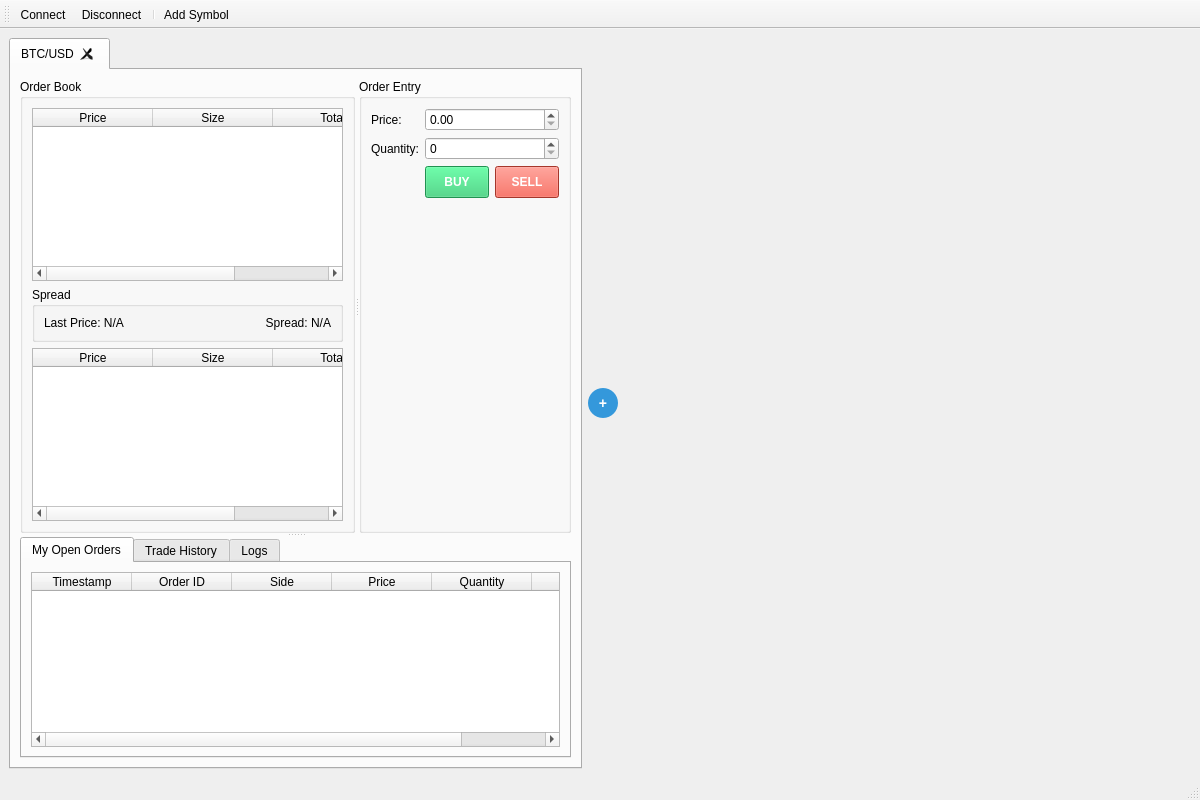
<?xml version="1.0" encoding="UTF-8"?>
<ui version="4.0">
    <class>MainWindow</class>
    <widget class="QMainWindow" name="MainWindow">
        <property name="geometry">
            <rect>
                <x>0</x>
                <y>0</y>
                <width>1200</width>
                <height>800</height>
            </rect>
        </property>
        <property name="windowTitle">
            <string>Trading Terminal</string>
        </property>
        <widget class="QWidget" name="centralwidget">
            <layout class="QHBoxLayout" name="horizontalLayout">
                <item>
                    <layout class="QVBoxLayout" name="mainVerticalLayout">
                        <item>
                            <layout class="QHBoxLayout" name="tabControlLayout">
                                <item>
                                    <widget class="QTabWidget" name="symbolTabs">
                                        <property name="currentIndex">
                                            <number>0</number>
                                        </property>
                                        <property name="tabsClosable">
                                            <bool>true</bool>
                                        </property>
                                        <property name="movable">
                                            <bool>true</bool>
                                        </property>
                                        <widget class="QWidget" name="btcTab">
                                            <attribute name="title">
                                                <string>BTC/USD</string>
                                            </attribute>
                                            <layout class="QVBoxLayout" name="verticalLayout_2">
                                                <item>
                                                    <widget class="QSplitter" name="mainSplitter">
                                                        <property name="orientation">
                                                            <enum>Qt::Vertical</enum>
                                                        </property>
                                                        <widget class="QSplitter" name="topSplitter">
                                                            <property name="orientation">
                                                                <enum>Qt::Horizontal</enum>
                                                            </property>
                                                            <widget class="QGroupBox" name="orderBookGroup">
                                                                <property name="title">
                                                                    <string>Order Book</string>
                                                                </property>
                                                                <layout class="QVBoxLayout" name="verticalLayout">
                                                                    <item>
                                                                        <widget class="QTableWidget" name="asksTable">
                                                                            <property name="styleSheet">
                                                                                <string notr="true">QTableWidget { color: #e74c3c; }</string>
                                                                            </property>
                                                                            <attribute name="horizontalHeaderDefaultSectionSize">
                                                                                <number>120</number>
                                                                            </attribute>
                                                                            <column>
                                                                                <property name="text">
                                                                                    <string>Price</string>
                                                                                </property>
                                                                            </column>
                                                                            <column>
                                                                                <property name="text">
                                                                                    <string>Size</string>
                                                                                </property>
                                                                            </column>
                                                                            <column>
                                                                                <property name="text">
                                                                                    <string>Total</string>
                                                                                </property>
                                                                            </column>
                                                                        </widget>
                                                                    </item>
                                                                    <item>
                                                                        <widget class="QGroupBox" name="spreadGroup">
                                                                            <property name="title">
                                                                                <string>Spread</string>
                                                                            </property>
                                                                            <layout class="QHBoxLayout" name="horizontalLayout_3">
                                                                                <item>
                                                                                    <widget class="QLabel" name="lastPriceLabel">
                                                                                        <property name="text">
                                                                                            <string>Last Price: N/A</string>
                                                                                        </property>
                                                                                    </widget>
                                                                                </item>
                                                                                <item>
                                                                                    <widget class="QLabel" name="spreadLabel">
                                                                                        <property name="text">
                                                                                            <string>Spread: N/A</string>
                                                                                        </property>
                                                                                        <property name="alignment">
                                                                                            <set>Qt::AlignRight|Qt::AlignTrailing|Qt::AlignVCenter</set>
                                                                                        </property>
                                                                                    </widget>
                                                                                </item>
                                                                            </layout>
                                                                        </widget>
                                                                    </item>
                                                                    <item>
                                                                        <widget class="QTableWidget" name="bidsTable">
                                                                            <property name="styleSheet">
                                                                                <string notr="true">QTableWidget { color: #2ecc71; }</string>
                                                                            </property>
                                                                            <attribute name="horizontalHeaderDefaultSectionSize">
                                                                                <number>120</number>
                                                                            </attribute>
                                                                            <column>
                                                                                <property name="text">
                                                                                    <string>Price</string>
                                                                                </property>
                                                                            </column>
                                                                            <column>
                                                                                <property name="text">
                                                                                    <string>Size</string>
                                                                                </property>
                                                                            </column>
                                                                            <column>
                                                                                <property name="text">
                                                                                    <string>Total</string>
                                                                                </property>
                                                                            </column>
                                                                        </widget>
                                                                    </item>
                                                                </layout>
                                                            </widget>
                                                            <widget class="QGroupBox" name="orderEntryGroup">
                                                                <property name="title">
                                                                    <string>Order Entry</string>
                                                                </property>
                                                                <layout class="QFormLayout" name="formLayout">
                                                                    <item row="0" column="0">
                                                                        <widget class="QLabel" name="priceLabel">
                                                                            <property name="text">
                                                                                <string>Price:</string>
                                                                            </property>
                                                                        </widget>
                                                                    </item>
                                                                    <item row="0" column="1">
                                                                        <widget class="QDoubleSpinBox" name="priceSpinBox">
                                                                            <property name="decimals">
                                                                                <number>2</number>
                                                                            </property>
                                                                            <property name="maximum">
                                                                                <double>99999999.990000003</double>
                                                                            </property>
                                                                        </widget>
                                                                    </item>
                                                                    <item row="1" column="0">
                                                                        <widget class="QLabel" name="qtyLabel">
                                                                            <property name="text">
                                                                                <string>Quantity:</string>
                                                                            </property>
                                                                        </widget>
                                                                    </item>
                                                                    <item row="1" column="1">
                                                                        <widget class="QSpinBox" name="qtySpinBox">
                                                                            <property name="maximum">
                                                                                <number>1000000000</number>
                                                                            </property>
                                                                        </widget>
                                                                    </item>
                                                                    <item row="2" column="1">
                                                                        <layout class="QHBoxLayout" name="buySellLayout">
                                                                            <item>
                                                                                <widget class="QPushButton" name="buyButton">
                                                                                    <property name="text">
                                                                                        <string>BUY</string>
                                                                                    </property>
                                                                                    <property name="styleSheet">
                                                                                        <string notr="true">background-color: #2ecc71; color: white; font-weight: bold; padding: 8px;</string>
                                                                                    </property>
                                                                                </widget>
                                                                            </item>
                                                                            <item>
                                                                                <widget class="QPushButton" name="sellButton">
                                                                                    <property name="text">
                                                                                        <string>SELL</string>
                                                                                    </property>
                                                                                    <property name="styleSheet">
                                                                                        <string notr="true">background-color: #e74c3c; color: white; font-weight: bold; padding: 8px;</string>
                                                                                    </property>
                                                                                </widget>
                                                                            </item>
                                                                        </layout>
                                                                    </item>
                                                                </layout>
                                                            </widget>
                                                        </widget>
                                                        <widget class="QTabWidget" name="userDataTabs">
                                                            <property name="currentIndex">
                                                                <number>0</number>
                                                            </property>
                                                            <widget class="QWidget" name="ordersTab">
                                                                <attribute name="title">
                                                                    <string>My Open Orders</string>
                                                                </attribute>
                                                                <layout class="QVBoxLayout" name="verticalLayout_3">
                                                                    <item>
                                                                        <widget class="QTableWidget" name="ordersTable">
                                                                            <column>
                                                                                <property name="text">
                                                                                    <string>Timestamp</string>
                                                                                </property>
                                                                            </column>
                                                                            <column>
                                                                                <property name="text">
                                                                                    <string>Order ID</string>
                                                                                </property>
                                                                            </column>
                                                                            <column>
                                                                                <property name="text">
                                                                                    <string>Side</string>
                                                                                </property>
                                                                            </column>
                                                                            <column>
                                                                                <property name="text">
                                                                                    <string>Price</string>
                                                                                </property>
                                                                            </column>
                                                                            <column>
                                                                                <property name="text">
                                                                                    <string>Quantity</string>
                                                                                </property>
                                                                            </column>
                                                                            <column>
                                                                                <property name="text">
                                                                                    <string>Status</string>
                                                                                </property>
                                                                            </column>
                                                                        </widget>
                                                                    </item>
                                                                </layout>
                                                            </widget>
                                                            <widget class="QWidget" name="tradesTab">
                                                                <attribute name="title">
                                                                    <string>Trade History</string>
                                                                </attribute>
                                                                <layout class="QVBoxLayout" name="verticalLayout_4">
                                                                    <item>
                                                                        <widget class="QTableWidget" name="tradesTable">
                                                                            <column>
                                                                                <property name="text">
                                                                                    <string>Timestamp</string>
                                                                                </property>
                                                                            </column>
                                                                            <column>
                                                                                <property name="text">
                                                                                    <string>Trade ID</string>
                                                                                </property>
                                                                            </column>
                                                                            <column>
                                                                                <property name="text">
                                                                                    <string>Price</string>
                                                                                </property>
                                                                            </column>
                                                                            <column>
                                                                                <property name="text">
                                                                                    <string>Quantity</string>
                                                                                </property>
                                                                            </column>
                                                                            <column>
                                                                                <property name="text">
                                                                                    <string>Source Order ID</string>
                                                                                </property>
                                                                            </column>
                                                                            <column>
                                                                                <property name="text">
                                                                                    <string>Matched Order ID</string>
                                                                                </property>
                                                                            </column>
                                                                        </widget>
                                                                    </item>
                                                                </layout>
                                                            </widget>
                                                            <widget class="QWidget" name="logTab">
                                                                <attribute name="title">
                                                                    <string>Logs</string>
                                                                </attribute>
                                                                <layout class="QVBoxLayout" name="verticalLayout_5">
                                                                    <item>
                                                                        <widget class="QTextEdit" name="logText">
                                                                            <property name="readOnly">
                                                                                <bool>true</bool>
                                                                            </property>
                                                                        </widget>
                                                                    </item>
                                                                </layout>
                                                            </widget>
                                                        </widget>
                                                    </widget>
                                                </item>
                                            </layout>
                                        </widget>
                                    </widget>
                                </item>
                                <item>
                                    <widget class="QPushButton" name="addTabButton">
                                        <property name="text">
                                            <string>+</string>
                                        </property>
                                        <property name="toolTip">
                                            <string>Add New Symbol Tab</string>
                                        </property>
                                        <property name="maximumSize">
                                            <size>
                                                <width>30</width>
                                                <height>30</height>
                                            </size>
                                        </property>
                                        <property name="minimumSize">
                                            <size>
                                                <width>30</width>
                                                <height>30</height>
                                            </size>
                                        </property>
                                        <property name="styleSheet">
                                            <string notr="true">
                                                QPushButton {
                                                background-color: #3498db;
                                                color: white;
                                                border: none;
                                                border-radius: 15px;
                                                font-weight: bold;
                                                font-size: 14px;
                                                }
                                                QPushButton:hover {
                                                background-color: #2980b9;
                                                }
                                                QPushButton:pressed {
                                                background-color: #21618c;
                                                }
                                            </string>
                                        </property>
                                    </widget>
                                </item>
                                <item>
                                    <spacer name="horizontalSpacer">
                                        <property name="orientation">
                                            <enum>Qt::Horizontal</enum>
                                        </property>
                                        <property name="sizeHint" stdset="0">
                                            <size>
                                                <width>40</width>
                                                <height>20</height>
                                            </size>
                                        </property>
                                    </spacer>
                                </item>
                            </layout>
                        </item>
                    </layout>
                </item>
            </layout>
        </widget>
        <widget class="QStatusBar" name="statusbar"/>
        <widget class="QToolBar" name="toolBar">
            <property name="windowTitle">
                <string>toolBar</string>
            </property>
            <attribute name="toolBarArea">
                <enum>TopToolBarArea</enum>
            </attribute>
            <attribute name="toolBarBreak">
                <bool>false</bool>
            </attribute>
            <addaction name="actionConnect"/>
            <addaction name="actionDisconnect"/>
            <addaction name="separator"/>
            <addaction name="actionAddSymbol"/>
        </widget>
        <action name="actionConnect">
            <property name="text">
                <string>Connect</string>
            </property>
            <property name="toolTip">
                <string>Connect to server</string>
            </property>
        </action>
        <action name="actionDisconnect">
            <property name="text">
                <string>Disconnect</string>
            </property>
            <property name="toolTip">
                <string>Disconnect from server</string>
            </property>
        </action>
        <action name="actionAddSymbol">
            <property name="text">
                <string>Add Symbol</string>
            </property>
            <property name="toolTip">
                <string>Add new trading symbol tab</string>
            </property>
            <property name="shortcut">
                <string>Ctrl+T</string>
            </property>
        </action>
    </widget>
    <resources/>
    <connections/>
</ui>
